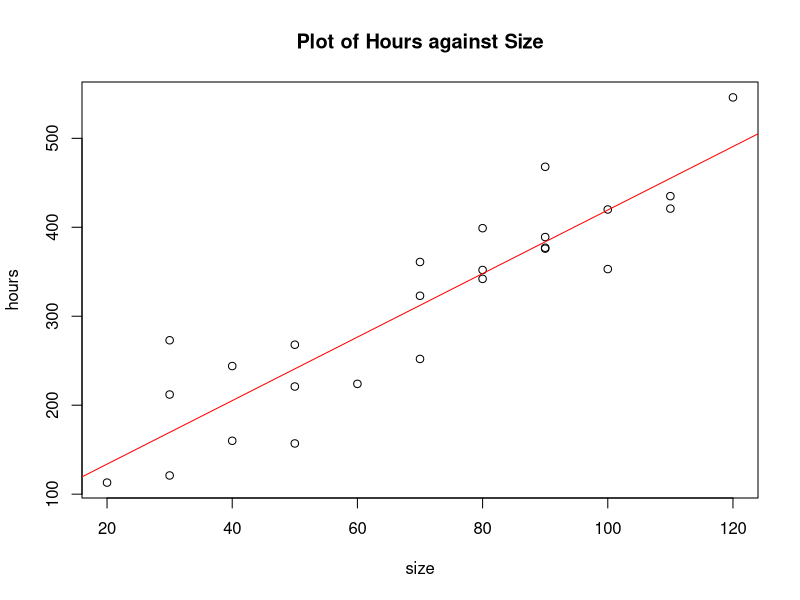
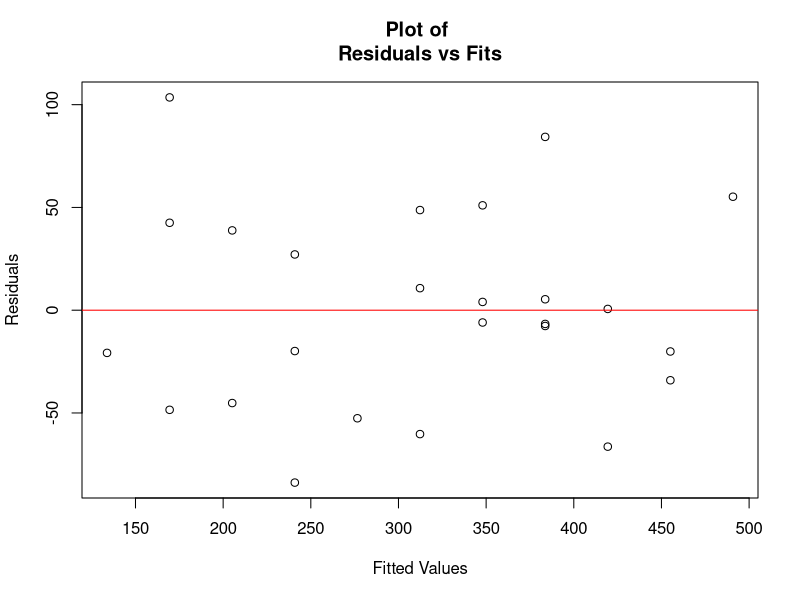
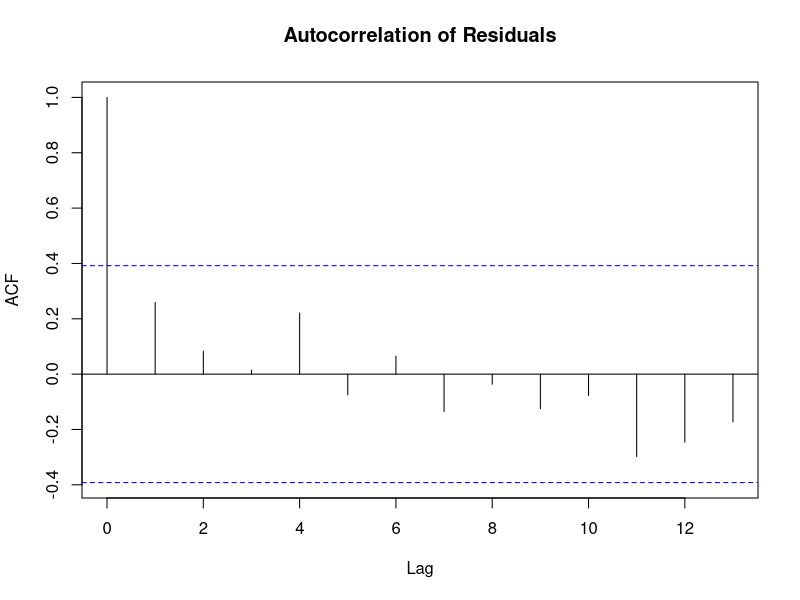
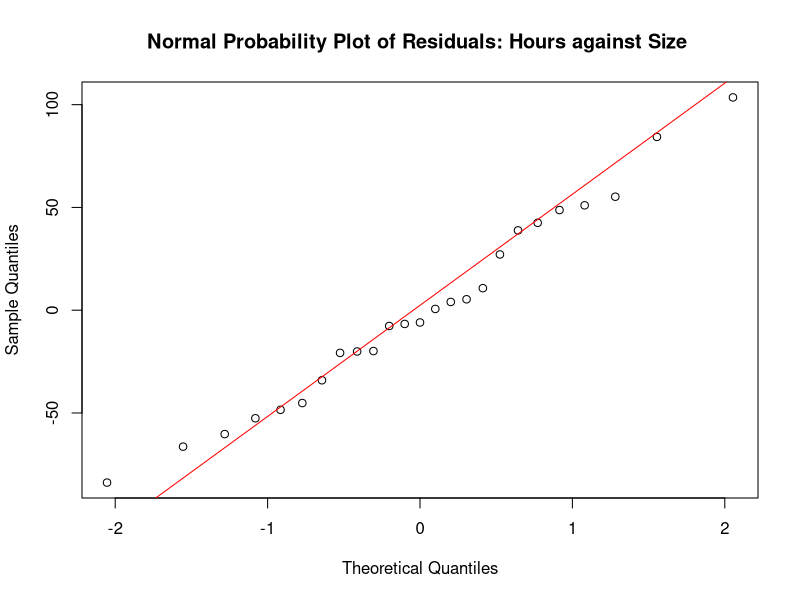
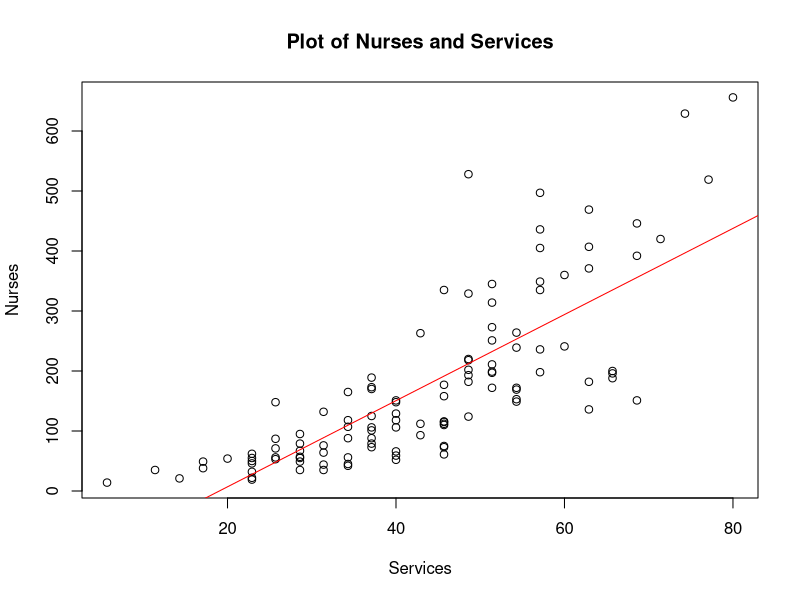
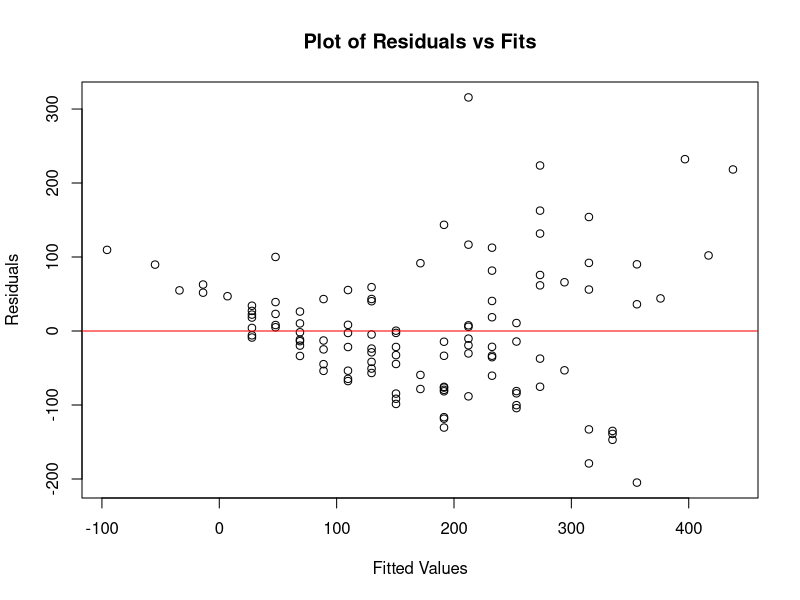
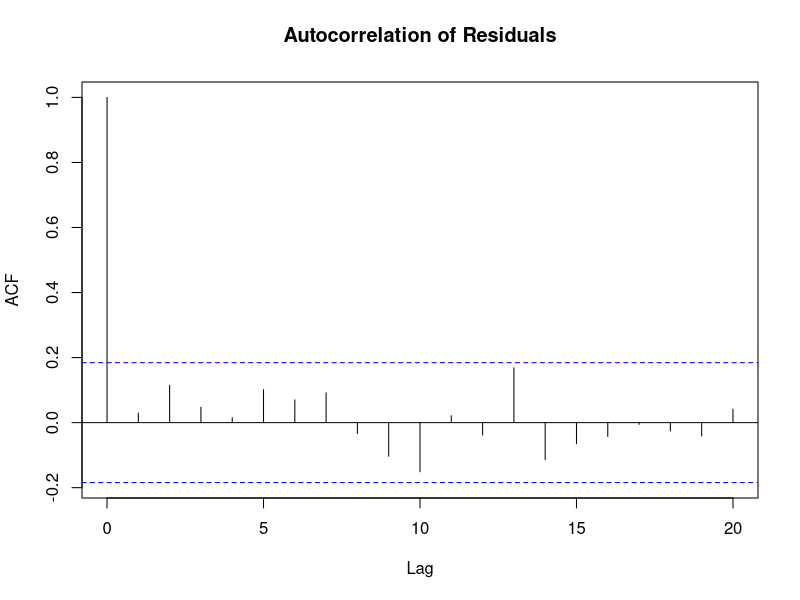
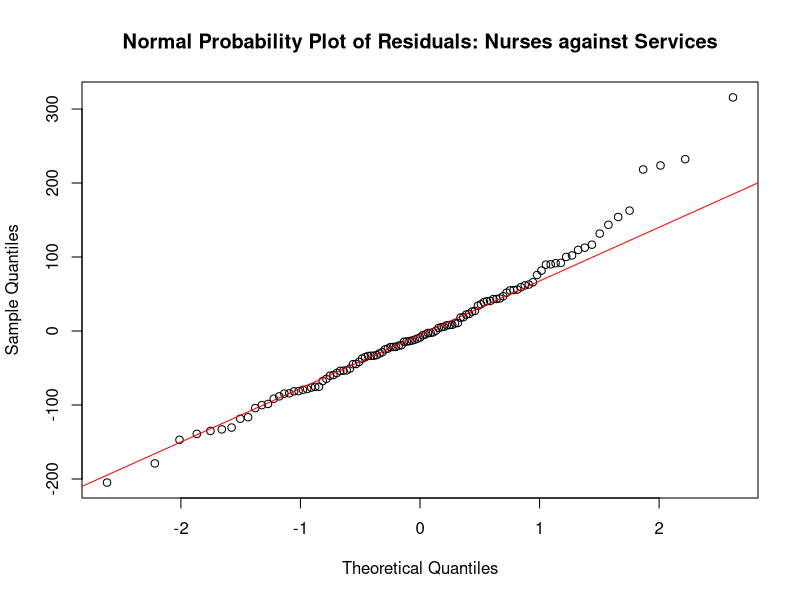

Write the R code that produced these figures, in order.
##################
##toluca example##
##################

data<-read.table("toluca.txt", header=FALSE,sep="")
colnames(data)<-c("size","hours")
attach(data)
result<-lm(hours~size)
plot(size,hours, main="Plot of Hours against Size")
abline(result,col="red") ##adds regression line to plot

plot(result$fitted.values,result$residuals, 
xlab="Fitted Values", ylab="Residuals", main="Plot of 
Residuals vs Fits") 
##plot of residuals vs fitted values
abline(h=0,col="red") ## add horizontal line at 0

acf(result$residuals, main="Autocorrelation of Residuals")


qqnorm(result$residuals,main="Normal Probability Plot of Residuals: Hours against Size ") ##qq plot
qqline(result$residuals, col="red") ##add qqline 

detach(data)

#################
##senic example##
#################

data<-read.table("Senic.txt", header=TRUE,sep="")
attach(data)
result<-lm(Nurses~Services)
plot(Services,Nurses, main="Plot of Nurses and Services")
abline(result,col="red")

plot(result$fitted.values,result$residuals, xlab="Fitted Values", ylab="Residuals", main="Plot of Residuals vs Fits")
abline(h=0,col="red")

acf(result$residuals, main="Autocorrelation of Residuals")



qqnorm(result$residuals,main="Normal Probability Plot of Residuals: Nurses against Services") ##qq plot
qqline(result$residuals, col="red") ##add qqline 

detach(data)
